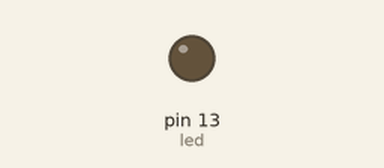
Simulated run of this sketch. Board: Arduino Uno, built with avr-gcc and run on an emulated ATmega328P. Parts: output pins drawn as LEDs (lit = HIGH).

Above: at 0.35 s.
At 3.3 s:
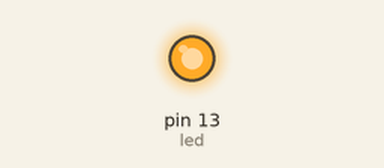
Timing chart, 0 to 7.7 s (numbered marks = the images above):
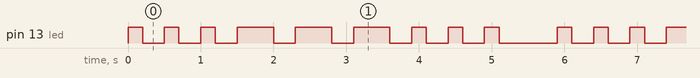

The sketch:

SOS_blink.ino
```cpp
int led = 13;

void setup() {
  pinMode(led,OUTPUT); // initialize pin 13 as output
}

void loop () {

  // runs loop three times
  for(int i=0 ; i<9 ; i++){
    digitalWrite(led,HIGH);  // turn led on

    if (i<3 || i>5) {
      delay(200);             // wait .2 seconds
    }
    else {
      delay(500);            // wait .5 seconds
    }
    digitalWrite(led,LOW);    // turn led off
    delay(300);               // wait .3 seconds
  }

  delay(500);

} // end void loop()
```

Measured:
- by itself, pin 13 (led): repeats every 5.9 s: 2 × (LOW 0.30 s, HIGH 0.20 s), 3 × (LOW 0.30 s, HIGH 0.50 s), 3 × (LOW 0.30 s, HIGH 0.20 s), LOW 0.80 s, HIGH 0.20 s
- by itself, everything shown: repeats every 5.9 s, in 18 steps
